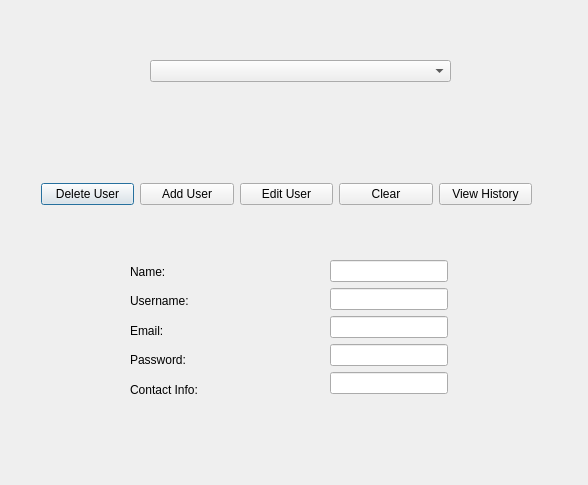
<?xml version="1.0" encoding="UTF-8"?>
<ui version="4.0">
 <class>Dialog</class>
 <widget class="QDialog" name="Dialog">
  <property name="geometry">
   <rect>
    <x>0</x>
    <y>0</y>
    <width>588</width>
    <height>485</height>
   </rect>
  </property>
  <property name="windowTitle">
   <string>Dialog</string>
  </property>
  <widget class="QComboBox" name="comboBox_users">
   <property name="geometry">
    <rect>
     <x>150</x>
     <y>60</y>
     <width>301</width>
     <height>22</height>
    </rect>
   </property>
  </widget>
  <widget class="QWidget" name="">
   <property name="geometry">
    <rect>
     <x>130</x>
     <y>260</y>
     <width>71</width>
     <height>141</height>
    </rect>
   </property>
   <layout class="QVBoxLayout" name="verticalLayout">
    <item>
     <widget class="QLabel" name="label">
      <property name="text">
       <string>Name:</string>
      </property>
     </widget>
    </item>
    <item>
     <widget class="QLabel" name="label_2">
      <property name="text">
       <string>Username:</string>
      </property>
     </widget>
    </item>
    <item>
     <widget class="QLabel" name="label_3">
      <property name="text">
       <string>Email:</string>
      </property>
     </widget>
    </item>
    <item>
     <widget class="QLabel" name="label_5">
      <property name="text">
       <string>Password:</string>
      </property>
     </widget>
    </item>
    <item>
     <widget class="QLabel" name="label_4">
      <property name="text">
       <string>Contact Info:</string>
      </property>
     </widget>
    </item>
   </layout>
  </widget>
  <widget class="QWidget" name="">
   <property name="geometry">
    <rect>
     <x>330</x>
     <y>260</y>
     <width>118</width>
     <height>136</height>
    </rect>
   </property>
   <layout class="QVBoxLayout" name="verticalLayout_2">
    <item>
     <widget class="QLineEdit" name="lineEdit_name"/>
    </item>
    <item>
     <widget class="QLineEdit" name="lineEdit_username"/>
    </item>
    <item>
     <widget class="QLineEdit" name="lineEdit_email"/>
    </item>
    <item>
     <widget class="QLineEdit" name="lineEdit_password"/>
    </item>
    <item>
     <widget class="QLineEdit" name="lineEdit_contactinfo"/>
    </item>
   </layout>
  </widget>
  <widget class="QWidget" name="">
   <property name="geometry">
    <rect>
     <x>41</x>
     <y>181</y>
     <width>491</width>
     <height>26</height>
    </rect>
   </property>
   <layout class="QHBoxLayout" name="horizontalLayout">
    <item>
     <widget class="QPushButton" name="pushButton_delete">
      <property name="text">
       <string>Delete User</string>
      </property>
     </widget>
    </item>
    <item>
     <widget class="QPushButton" name="pushButton_add">
      <property name="text">
       <string>Add User</string>
      </property>
     </widget>
    </item>
    <item>
     <widget class="QPushButton" name="pushButton_edit">
      <property name="text">
       <string>Edit User</string>
      </property>
     </widget>
    </item>
    <item>
     <widget class="QPushButton" name="pushButton_clear">
      <property name="text">
       <string>Clear</string>
      </property>
     </widget>
    </item>
    <item>
     <widget class="QPushButton" name="pushButton_viewHistory">
      <property name="text">
       <string>View History</string>
      </property>
     </widget>
    </item>
   </layout>
  </widget>
 </widget>
 <resources/>
 <connections/>
</ui>
